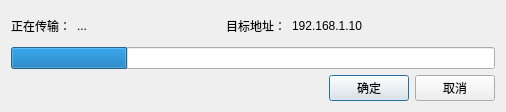
<?xml version="1.0" encoding="UTF-8"?>
<ui version="4.0">
 <class>ProjectDownloadDialog</class>
 <widget class="QDialog" name="ProjectDownloadDialog">
  <property name="geometry">
   <rect>
    <x>0</x>
    <y>0</y>
    <width>506</width>
    <height>112</height>
   </rect>
  </property>
  <property name="windowTitle">
   <string>工程下载</string>
  </property>
  <layout class="QVBoxLayout" name="verticalLayout">
   <item>
    <layout class="QHBoxLayout" name="horizontalLayout_2">
     <item>
      <widget class="QLabel" name="label">
       <property name="text">
        <string>正在传输：</string>
       </property>
      </widget>
     </item>
     <item>
      <widget class="QLabel" name="labelMsg">
       <property name="text">
        <string>...</string>
       </property>
      </widget>
     </item>
     <item>
      <spacer name="horizontalSpacer_2">
       <property name="orientation">
        <enum>Qt::Horizontal</enum>
       </property>
       <property name="sizeHint" stdset="0">
        <size>
         <width>40</width>
         <height>20</height>
        </size>
       </property>
      </spacer>
     </item>
     <item>
      <widget class="QLabel" name="label_2">
       <property name="text">
        <string>目标地址：</string>
       </property>
      </widget>
     </item>
     <item>
      <widget class="QLabel" name="labelAddress">
       <property name="text">
        <string>192.168.1.10</string>
       </property>
      </widget>
     </item>
     <item>
      <spacer name="horizontalSpacer_3">
       <property name="orientation">
        <enum>Qt::Horizontal</enum>
       </property>
       <property name="sizeHint" stdset="0">
        <size>
         <width>40</width>
         <height>20</height>
        </size>
       </property>
      </spacer>
     </item>
    </layout>
   </item>
   <item>
    <widget class="QProgressBar" name="progressBar">
     <property name="value">
      <number>24</number>
     </property>
     <property name="textVisible">
      <bool>false</bool>
     </property>
    </widget>
   </item>
   <item>
    <layout class="QHBoxLayout" name="horizontalLayout">
     <item>
      <spacer name="horizontalSpacer">
       <property name="orientation">
        <enum>Qt::Horizontal</enum>
       </property>
       <property name="sizeHint" stdset="0">
        <size>
         <width>40</width>
         <height>20</height>
        </size>
       </property>
      </spacer>
     </item>
     <item>
      <widget class="QPushButton" name="btnOk">
       <property name="text">
        <string>确定</string>
       </property>
      </widget>
     </item>
     <item>
      <widget class="QPushButton" name="btnCancal">
       <property name="text">
        <string>取消</string>
       </property>
      </widget>
     </item>
    </layout>
   </item>
  </layout>
 </widget>
 <resources/>
 <connections/>
</ui>
